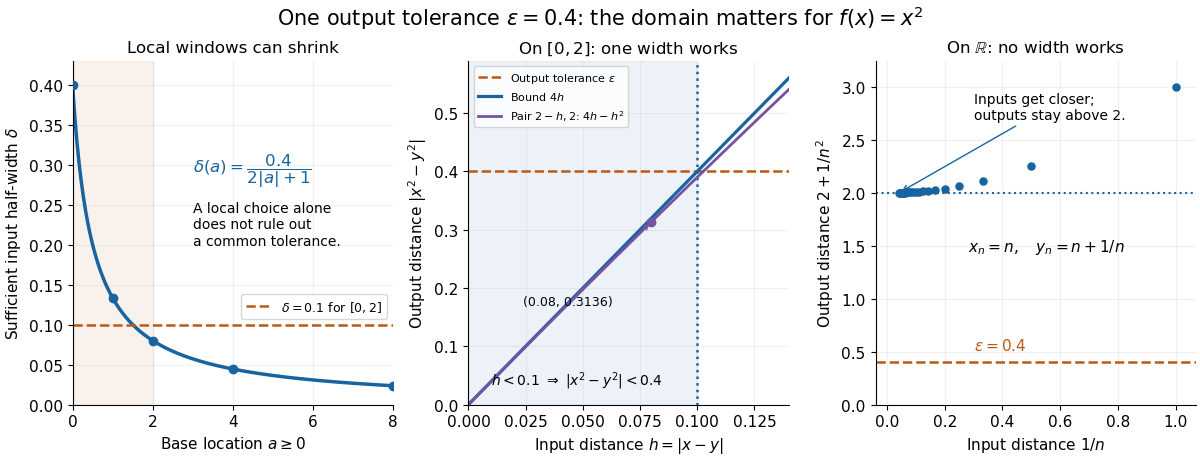

This chart was generated by the following Python code:
"""Draw exact square-function tolerance comparisons; Python 3.14, matplotlib 3.10."""
from pathlib import Path
import matplotlib.pyplot as plt
import numpy as np


def main():
    plt.rcParams.update({'font.size': 11, 'axes.titlesize': 12, 'axes.labelsize': 11})
    fig, axes = plt.subplots(1, 3, figsize=(12, 4.6), layout='constrained')
    fig.set_facecolor('white')
    fig.suptitle(r'One output tolerance $\varepsilon=0.4$: the domain matters for $f(x)=x^2$', fontsize=15)
    blue, orange, purple = '#1764a0', '#bb5a13', '#7254a3'
    ax = axes[0]
    a = np.linspace(0, 8, 300)
    ax.plot(a, 0.4 / (2 * a + 1), color=blue, lw=2.5)
    ax.axhline(0.1, color=orange, ls='--', lw=1.8, label=r'$\delta=0.1$ for $[0,2]$')
    ax.scatter([0, 1, 2, 4, 8], 0.4 / (2 * np.array([0, 1, 2, 4, 8]) + 1), color=blue, zorder=3)
    ax.axvspan(0, 2, color=orange, alpha=0.08)
    ax.set(xlim=(0, 8), ylim=(0, 0.43), xlabel=r'Base location $a\geq0$', ylabel=r'Sufficient input half-width $\delta$', title='Local windows can shrink')
    ax.text(3.0, 0.29, r'$\delta(a)=\dfrac{0.4}{2|a|+1}$', fontsize=12, color=blue)
    ax.text(3.0, 0.20, 'A local choice alone\ndoes not rule out\na common tolerance.', fontsize=10)
    ax.legend(loc='upper right', bbox_to_anchor=(1, 0.34), fontsize=9)
    ax = axes[1]
    h = np.linspace(0, 0.14, 250)
    ax.axvspan(0, 0.1, color=blue, alpha=0.08)
    ax.axhline(0.4, color=orange, ls='--', lw=1.8, label=r'Output tolerance $\varepsilon$')
    ax.axvline(0.1, color=blue, ls=':', lw=1.8)
    ax.plot(h, 4*h, color=blue, lw=2.3, label=r'Bound $4h$')
    ax.plot(h, 4*h-h*h, color=purple, lw=2, label=r'Pair $2-h,2$: $4h-h^2$')
    ax.scatter([0.08], [0.3136], color=purple, zorder=4)
    ax.annotate('(0.08, 0.3136)', (0.08, 0.3136), xytext=(0.024, 0.17), fontsize=9, arrowprops={'arrowstyle': '->', 'color': purple})
    ax.set(xlim=(0, 0.14), ylim=(0, 0.59), xlabel=r'Input distance $h=|x-y|$', ylabel=r'Output distance $|x^2-y^2|$', title=r'On $[0,2]$: one width works')
    ax.legend(loc='upper left', fontsize=8)
    ax.text(0.01, 0.035, r'$h<0.1\ \Rightarrow\ |x^2-y^2|<0.4$', fontsize=10)
    ax = axes[2]
    n = np.arange(1, 25)
    h = 1/n
    ax.scatter(h, 2+1/n**2, c=blue, s=26, zorder=3)
    ax.axhline(2, color=blue, ls=':', lw=1.5)
    ax.axhline(0.4, color=orange, ls='--', lw=1.8)
    ax.set(xlim=(-0.04, 1.07), ylim=(0, 3.25), xlabel=r'Input distance $1/n$', ylabel=r'Output distance $2+1/n^2$', title=r'On $\mathbb{R}$: no width works')
    ax.text(0.28, 1.45, r'$x_n=n,\quad y_n=n+1/n$', fontsize=11)
    ax.annotate('Inputs get closer;\noutputs stay above 2.', (1/24, 2+1/24**2), xytext=(0.30, 2.70), fontsize=10, arrowprops={'arrowstyle': '->', 'color': blue})
    ax.text(0.30, 0.52, r'$\varepsilon=0.4$', color=orange)
    for ax in axes:
        ax.set_facecolor('white')
        ax.grid(alpha=0.17)
        ax.spines[['top', 'right']].set_visible(False)
    fig.savefig(Path(__file__).stem+'.png', dpi=100, facecolor='white', transparent=False)
    plt.close(fig)


if __name__ == '__main__':
    main()
